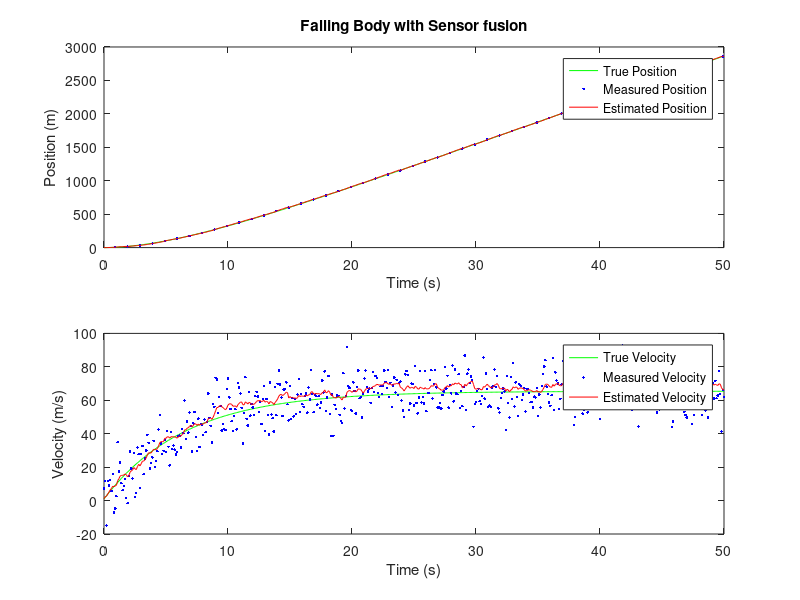

Reproduce this figure in MATLAB.
% -------------------------------------------------------------------------
% SENSOR FUSION KALMAN FILTER SIMULATION FOR FALLING BODY WITH DRAG
% -------------------------------------------------------------------------
%
% DESCRIPTION:
% This script simulates a falling body influenced by gravity and air drag.
% Two sensors measure the height and velocity of the body with different 
% accuracies and sample rates. A Kalman filter fuses these measurements 
% to estimate the state of the body.
%
% SETUP:
% - True motion is influenced by parameters g_true (gravity) and k_true (drag coefficient).
% - The Kalman filter uses estimated parameters g_kalman and k_kalman.
% - Height and velocity are measured with different accuracies and sample rates.
%
% PURPOSE:
% The main objectives of this simulation are:
% 1. To demonstrate sensor fusion using a Kalman filter.
% 2. To observe the performance of the Kalman filter when the true system 
%    dynamics and the assumed dynamics are different.
% 3. To visualize the true state, measured state, and the Kalman filter's 
%    estimated state over time.
%
% -------------------------------------------------------------------------

% True motion parameters
g_true = 9.81; % acceleration due to gravity (m/s^2)
k_true = 0.15; % drag coefficient

% Kalman filter parameters
g_kalman = 9.75; % estimated gravity
k_kalman = 0.1; % estimated drag coefficient

% Common parameters
dt = 0.1; % time step (s)
t_end = 50; % end time

% State transition matrices
A_true = [1, dt; 0, 1 - k_true*dt];
B_true = [0.5*dt^2; dt];
A_kalman = [1, dt; 0, 1 - k_kalman*dt];
B_kalman = [0.5*dt^2; dt];

% In this setup there are frequent inaccurate velocity measurements
% and lower rate more accurate distance (height) measurement
% It seems the estimated velocity does not match actual velocity
% Why??? (check the settings in below!)
% R: Because Q is too low, we have very high trust in our guess.

% Measurement matrices and noise covariances
H_pos = [1, 0];
H_vel = [0, 1];
R_pos = 10; % position measurement noise
R_vel = 100; % velocity measurement noise
%Q = 0.01 * eye(2); %original
Q = 1 * eye(2);

% Initial state estimate
x_est = [0; 0];
x_true = [0; 0];
P = eye(2);

% Simulate the Kalman filter over a time period
t = 0:dt:t_end;
z_true = zeros(size(t));
v_true = zeros(size(t));
z_meas_pos = zeros(size(t));
z_meas_vel = zeros(size(t));
z_est = zeros(size(t));
v_est = zeros(size(t));

for i = 1:length(t)
    % Simulate true motion with drag
    x_true = A_true * x_true + B_true * g_true;
    
    % Simulate measurements with noise
    if mod(i,10) == 0 % simulate height sensor with 1/10 the sample rate
        z_meas_pos(i) = x_true(1) + sqrt(R_pos) * randn;
    else
        z_meas_pos(i) = NaN;
    end
    z_meas_vel(i) = x_true(2) + sqrt(R_vel) * randn;
    z_true(i) = x_true(1);
    v_true(i) = x_true(2);

    % Kalman filter prediction step
    x_pred = A_kalman * x_est + B_kalman * g_kalman;
    P_pred = A_kalman * P * A_kalman' + Q;

    % Kalman filter update step for position
    if ~isnan(z_meas_pos(i))
        y_pos = z_meas_pos(i) - H_pos * x_pred;
        S_pos = H_pos * P_pred * H_pos' + R_pos;
        K_pos = P_pred * H_pos' / S_pos;
        x_pred = x_pred + K_pos * y_pos;
        P_pred = (eye(2) - K_pos * H_pos) * P_pred;
    end
    
    % Kalman filter update step for velocity
    y_vel = z_meas_vel(i) - H_vel * x_pred;
    S_vel = H_vel * P_pred * H_vel' + R_vel;
    K_vel = P_pred * H_vel' / S_vel;
    x_est = x_pred + K_vel * y_vel;
    P = (eye(2) - K_vel * H_vel) * P_pred;
    
    % Store estimates
    z_est(i) = x_est(1);
    v_est(i) = x_est(2);
end

% Plot results
figure;
subplot(2,1,1);
plot(t, z_true, 'g', t, z_meas_pos, 'b.', t, z_est, 'r');
legend('True Position', 'Measured Position', 'Estimated Position');
xlabel('Time (s)');
ylabel('Position (m)');
title('Falling Body with Sensor fusion');

subplot(2,1,2);
plot(t, v_true, 'g', t, z_meas_vel, 'b.', t, v_est, 'r');
%plot(t, v_true, 'g', t, z_meas_vel, 'b.');
legend('True Velocity', 'Measured Velocity', 'Estimated Velocity');
xlabel('Time (s)');
ylabel('Velocity (m/s)');
